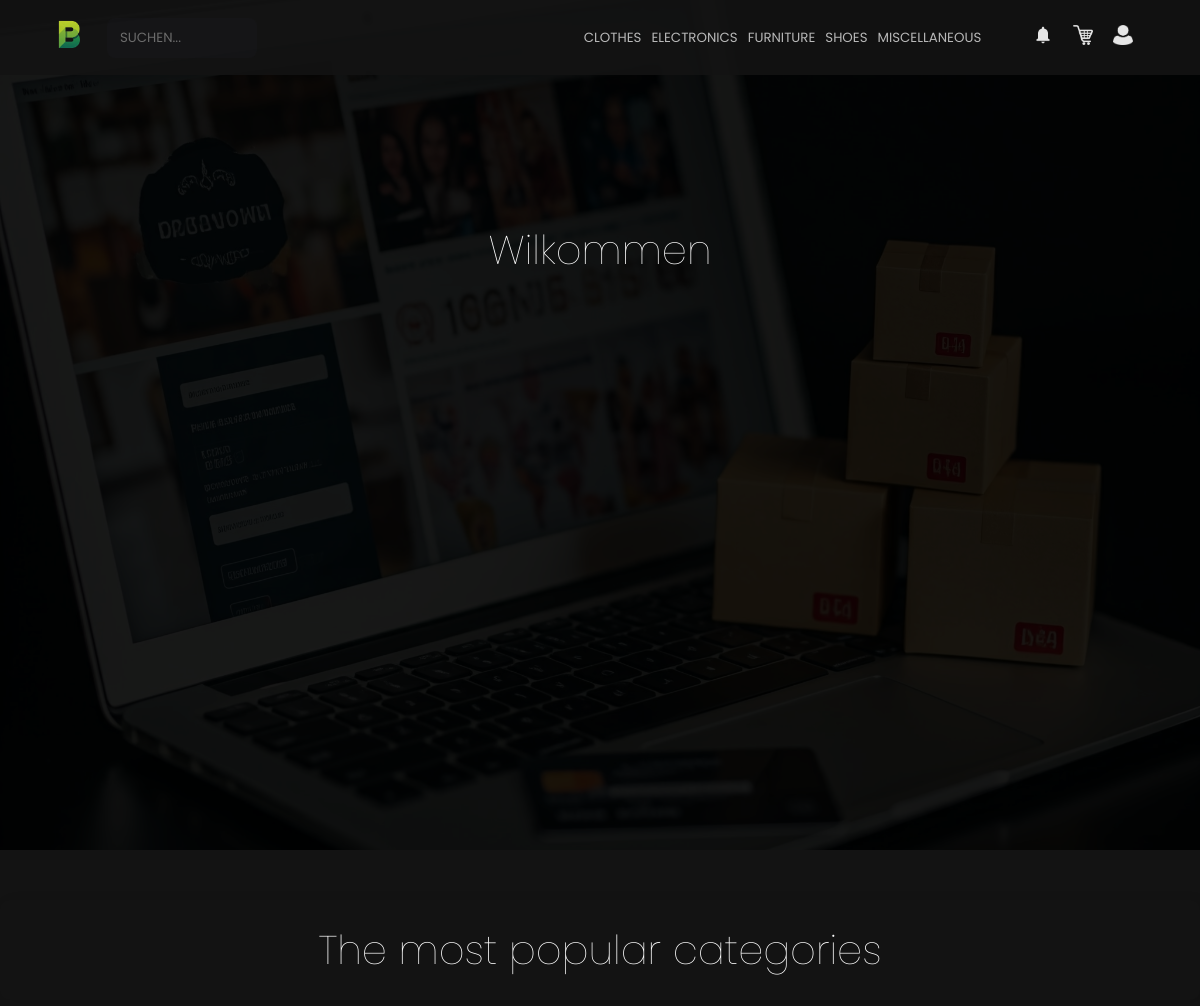
The app's page /webseite-projekt/public/Private/index.php with its own data.
### tables this page shows
CREATE TABLE `category` (
  `id` int(255) NOT NULL,
  `name` varchar(255) NOT NULL
);

### webseite-projekt/public/Controller/getData.php (called while the page is built, shortened)
<?php
$servername = "db:3306";
$username = "db";
$password = "db";
$dbname = "db";
$conn = new mysqli($servername, $username, $password, $dbname);
$categorySql = "SELECT name FROM category";
$category = $conn->query($categorySql);
?>

### webseite-projekt/public/Private/index.php (the view, shortened to what this page needs)
<?php
require "../Controller/getData.php";
?>
<!DOCTYPE html>
<html lang="de">
<head>
	<link rel="stylesheet" href="/Styling/Css/all.css">
</head>
<body>
<div class="main-container">
	<?php
	require "nav.php";
	?>
	<div class="image-header">
		<div class="image-overlay">
		</div>
		<div class="welcome-text">
			<?php
			if (isset($first_name)) {
				echo "<h2>Wilkommen, " . $first_name . "</h2>";
			} else {
				echo "<h2>Wilkommen</h2>";
			}
			?>
		</div>
		<div class="overlay-main-content-wrapper">
			<div class="overlay-main-content-title overlay-main-content">
				<h2>The most popular categories</h2>
			</div>
		</div>
	</div>
</div>
</body>
</html>

### webseite-projekt/public/Private/nav.php (shortened to what this page needs)
<?php
$rows = [];
if ($category->num_rows > 0) {
	while ($row = $category->fetch_assoc()) {
		$rows[] = $row;
	}
}
?>
<!DOCTYPE html>
<html lang="de">
<head>
	<link rel="stylesheet" href="../Styling/Css/nav.css">
</head>
<body>
<nav>
	<div class="nav-menu-wrapper">
		<div class="nav-menu-container">
			<div class="nav-menu-search">
				<a href="index.php">
					<img src="/Styling/Images/logoNew2.png" width="75" height="75" style="object-fit: scale-down">
				</a>
				<form action="../Controller/getData.php" method="POST" id="nav-search-form" class="home-search">
					<input type="search" id="nav-search-input" name="searchResult"
						   placeholder="Suchen..."
						   aria-label="Suchen">
				</form>
			</div>
			<div class="nav-menu-category">
				<form action="list.php" method="get" id="searchCategoryForm">
					<?php
					foreach ($rows as $row) {
						echo "<button type='text' name='category' id='" . $row["name"] . "' class='category-button' value='" . $row["name"] . "'>" . $row["name"] . "</button>";
					}
					?>
				</form>
			</div>
			<div class="nav-menu-links">
				<?php
				if (isset($first_name)) {
					echo '<a href="notification.php"><img src="/Styling/Images/Icons/appointment-reminders.png" width="20" height="20"></a>';
					echo '<a href="cart.php"><img src="/Styling/Images/Icons/shopping-cart-xxl.png" width="20" height="20"></a>';
				} else {
					echo '<a href="Account/account.php"><img src="/Styling/Images/Icons/appointment-reminders.png" width="20" height="20"></a>';
					echo '<a href="Account/account.php"><img src="/Styling/Images/Icons/shopping-cart-xxl.png" width="20" height="20"></a>';
				}
				?>
				<a href="" id="login-link">
					<img src="/Styling/Images/Icons/user.png" width="20" height="20">
				</a>
			</div>
		</div>
	</div>
</nav>
</body>
</html>

### webseite-projekt/public/Styling/Css/home.css (style rules this page uses)
* { margin: 0; padding: 0; box-sizing: border-box; font-family: "Poppins", sans-serif; }
body { background-color: #131313; color: #cccccc; }
p, a { font-size: 15px; text-decoration: underline transparent; }
body { margin: 0; }

### records on screen
category: name "CLOTHES"
category: name "ELECTRONICS"
category: name "FURNITURE"
category: name "SHOES"
category: name "MISCELLANEOUS"
